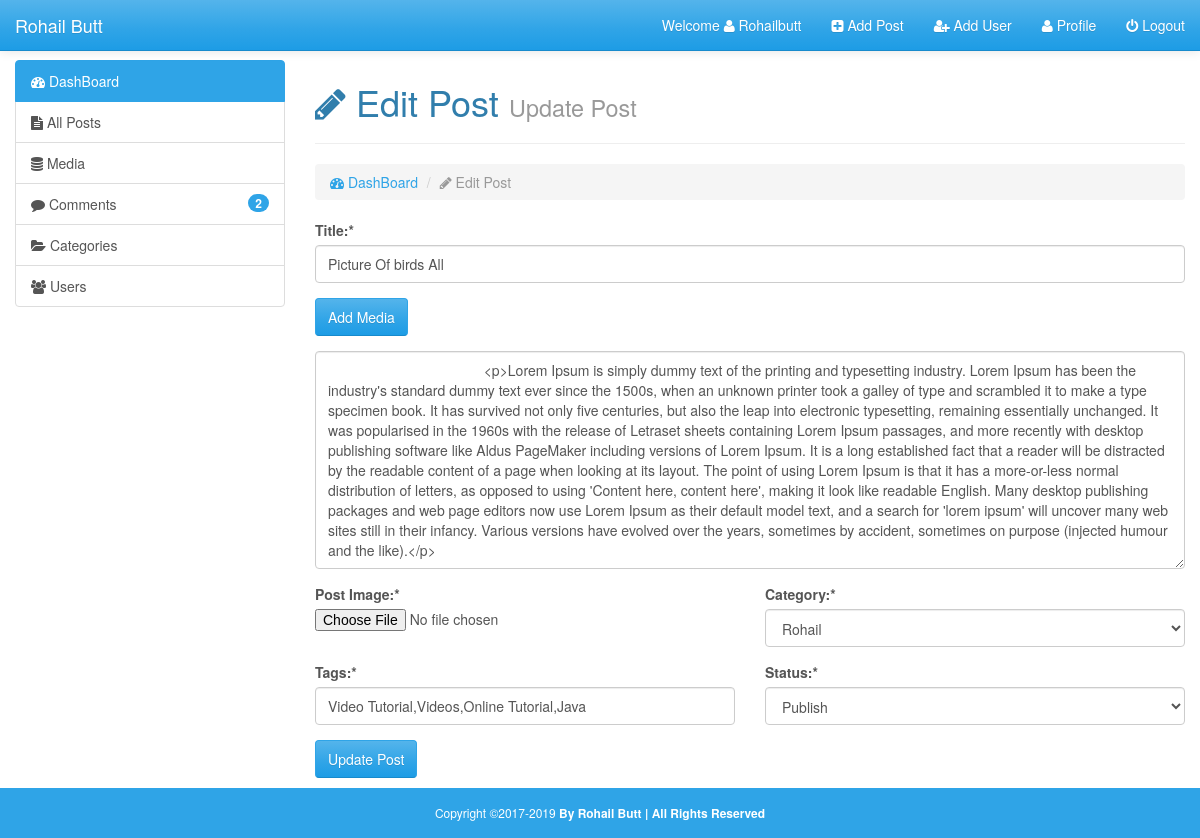
Page /Login/edit-post.php?edit=5 (signed in) on the committed database.
### tables this page shows
CREATE TABLE `posts` (
  `id` int(11) NOT NULL,
  `date` int(11) NOT NULL,
  `title` varchar(255) NOT NULL,
  `author` varchar(255) NOT NULL,
  `author_img` varchar(255) NOT NULL,
  `image` varchar(255) NOT NULL,
  `category` varchar(255) NOT NULL,
  `tags` varchar(255) NOT NULL,
  `post_date` text NOT NULL,
  `views` int(11) NOT NULL,
  `status` varchar(255) NOT NULL
);

### Login/edit-post.php (the view, shortened to what this page needs)
<!DOCTYPE html>
<html lang="en">
 <?php require("include/top.php");
    $Session_username=$_SESSION['username'];
    $Session_role=$_SESSION['role'];
    if(isset($_GET['edit'])){
        $id=$_GET['edit'];
        if($Session_role=='admin'){
            $query="select * from posts where id='$id'";
            $get_run=mysqli_query($conn,$query);
        }
        elseif($Session_role=='author'){
             $query="select * from posts where id='$id' and author='$Session_username'";
            $get_run=mysqli_query($conn,$query);
        }
        if(mysqli_num_rows($get_run)>0){
            $get_row=mysqli_fetch_array($get_run);
            $title=$get_row['title'];
            $post_data=$get_row['post_date'];
            $tags=$get_row['tags'];
            $status=$get_row['status'];
            $category=$get_row['category'];
        }
        else{
            header('location:posts.php');
        }
    }
    ?>
  <body>
     <div  class="wrapper">
       <?php require("include/nav.php") ?>
        <div class="container-fluid">
            <div class="row">
                <div class="col-md-3">
                <?php require("include/sidebar.php") ?>
                </div>
                <div class="col-md-9">
                    <h1 class="head animated fadeInUp"><i class="fa fa-pencil "></i> Edit Post <small>Update Post</small></h1>
                    <hr/>
                    <ul class="breadcrumb">
                        <li class="active"><a href="index.php"><i class="fa fa-tachometer"></i> DashBoard</a></li>
                        <li class="active"><i class="fa fa-pencil"></i> Edit Post</li>
                    </ul>
                    <form action="" method="post" enctype="multipart/form-data">
                        <div class="row">
                            <div class="col-xs-12">
                                <div class="form-group">
                                    <label for="title">Title:*</label>
                                    <input type="text" name="title" value="<?php if(isset($title)){echo $title;}?>" placeholder="Enter Title" class="form-control" >
                                </div>
                                <div class="form-group">
                                    <a href="" class="btn btn-primary" >Add Media</a>
                                </div>
                                <div class="form-group">
                                    <textarea name="post-data" id="textarea" rows="10" class="form-control textarea" >
                                        <?php if(isset($post_data)){echo $post_data;}?>
                                    </textarea>
                                </div>
                                <div class="row">
                                    <div class="col-md-6">
                                        <div class="form-group">
                                            <label for="Post-image">Post Image:*</label>
                                            <input type="file" name="image" >
                                        </div>
                                    </div>
                                    <div class="col-md-6">
                                         <div class="form-group">
                                            <label for="Post-image">Category:*</label>
                                            <select name="category" id="category" class="form-control" >
                                                <?php
                                                    $cat_query="SELECT * FROM categories ORDER BY id DESC";
                                                    $cat_run=mysqli_query($conn,$cat_query);
                                                    if(mysqli_num_rows($cat_run)>0)
                                                    {
                                                        while($row=mysqli_fetch_assoc($cat_run))
                                                        {
                                                            $cat_name=$row['category'];
                                                            echo "<option value='".$cat_name."' ".((isset($category) and $category==$cat_name)?"Selected":"")." >".ucfirst($cat_name)."</option>";
                                                        }
                                                    }
                                                    else{
                                                        echo "<center><h2>No category Available</h2></center>";
                                                    }
                                                ?>
                                            </select>
                                        </div>
                                    </div>
                                </div>
                                <div class="row">
                                    <div class="col-md-6">
                                        <div class="form-group">
                                            <label for="Post-image">Tags:*</label>
                                            <input type="text" class="form-control" value="<?php if(isset($tags)){echo $tags;}?>" name="tags" placeholder="Your Tags here" >
                                        </div>
                                    </div>
                                    <div class="col-md-6">
                                         <div class="form-group">
                                            <label for="Status">Status:*</label>
                                            <select name="status" id="status" class="form-control" >
                                                <option value="publish" <?php if(isset($status) and $status=='publish'){echo "selected";}?> >Publish</option>
                                            </select>
                                        </div>
                                    </div>
                                </div>
                            </div>
                        </div>
                        <input type="submit" name="update" value="Update Post" class="btn btn-primary ">
                    </form>
                </div>
            </div>
        </div>
        <br>
        <br>
        <br>
      <?php require("include/footer.php") ?>

### Login/css/style.css (style rules this page uses)
html,body { height: 100%; }
body { padding-top: 60px; }
.head { position: relative; }
.wrapper { min-height: 100%; position: relative; }

### rows in the picture
posts: title "Picture Of birds All", post-data "<p>Lorem Ipsum is simply dummy text of the printing and typesetting industry. Lorem Ipsum has been the industry's standard dummy text ever since the 1500s, when an unknown printer took a galley of type and scrambled it to make a type specimen book. It has survived not only five centuries, but also the leap into electronic typesetting, remaining essentially unchanged. It was popularised in the 1960s with the release of Letraset sheets containing Lorem Ipsum passages, and more recently with desktop publishing software like Aldus PageMaker including versions of Lorem Ipsum. It is a long established fact that a reader will be distracted by the readable content of a page when looking at its…", tags "Video Tutorial,Videos,Online Tutorial,Java", status "Publish"

### other values in the picture
$session_username "Rohailbutt"
$get_rows "2"
form field category "Rohail"
